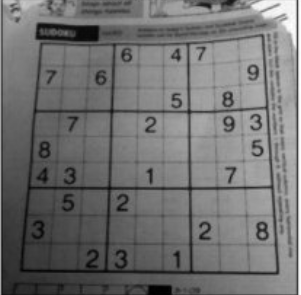
#> input picture Practice_space/src/img/sudoku.png, 301 x 295 px
$ jupyter execute applicationOfTransformation.ipynb
#> lines starting #> are read from the running program, lines starting #| are printed output that depends on the picture
[cell 1]
import cv2
import numpy as np
import matplotlib.pyplot as plt

img = cv2.imread('../src/img/sudoku.png')
#> img is the input picture: shape (295, 301, 3); min 0, max 255, mean 112.8
rows,cols,ch = img.shape
#> rows = 295; cols = 301; ch = 3

pts1 = np.float32([[56,65],[268,52],[28,287],[289,290]])
pts2 = np.float32([[0,0],[300,0],[0,300],[300,300]])

M = cv2.getPerspectiveTransform(pts1,pts2)

dst = cv2.warpPerspective(img,M,(300,300))
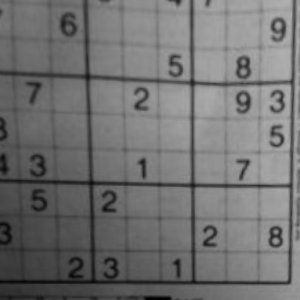
#> dst: shape (300, 300, 3); min 0, max 176, mean 113.1

plt.subplot(121),plt.imshow(img),plt.title('Input')
plt.subplot(122),plt.imshow(dst),plt.title('Output')
plt.show()
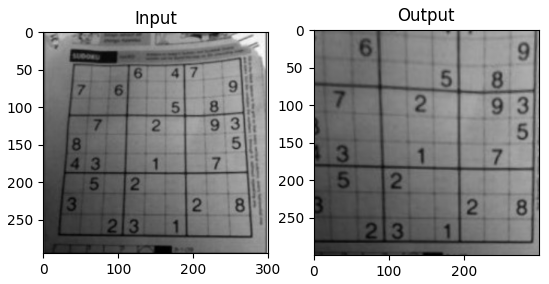
#> figure drawn by matplotlib, 2 panels
